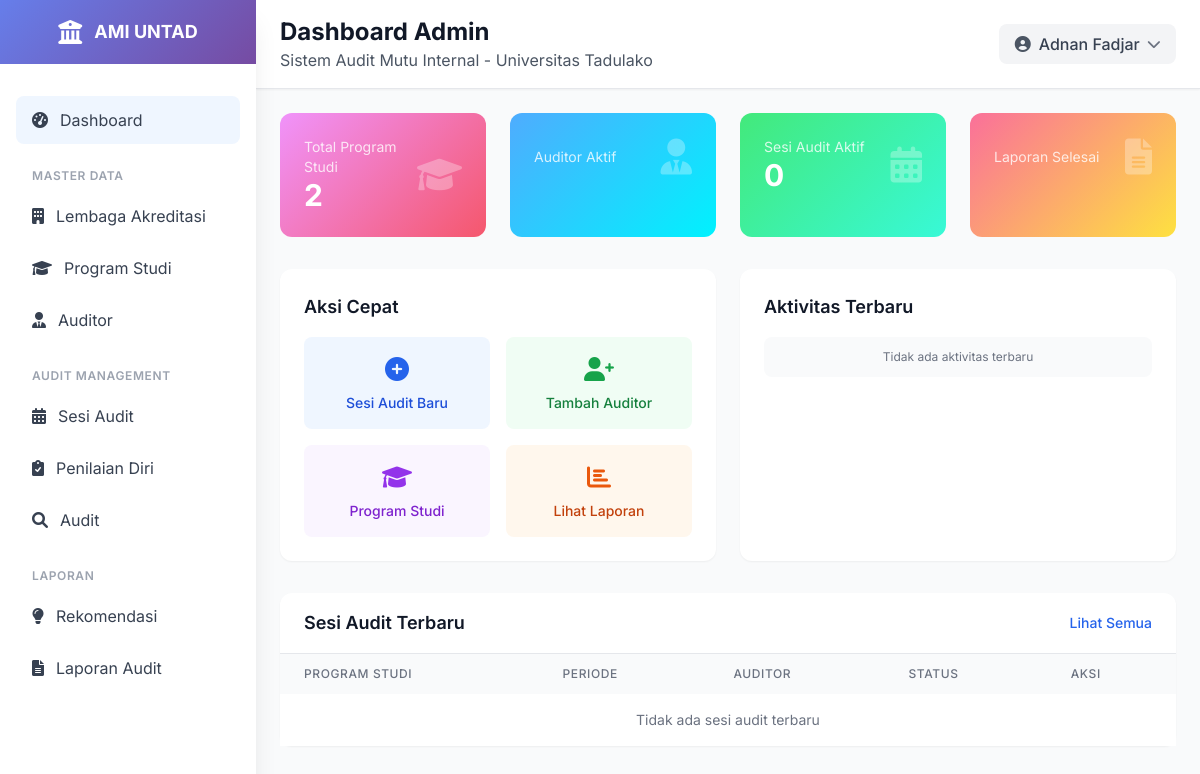
The page / (signed in) on the database as committed earlier.
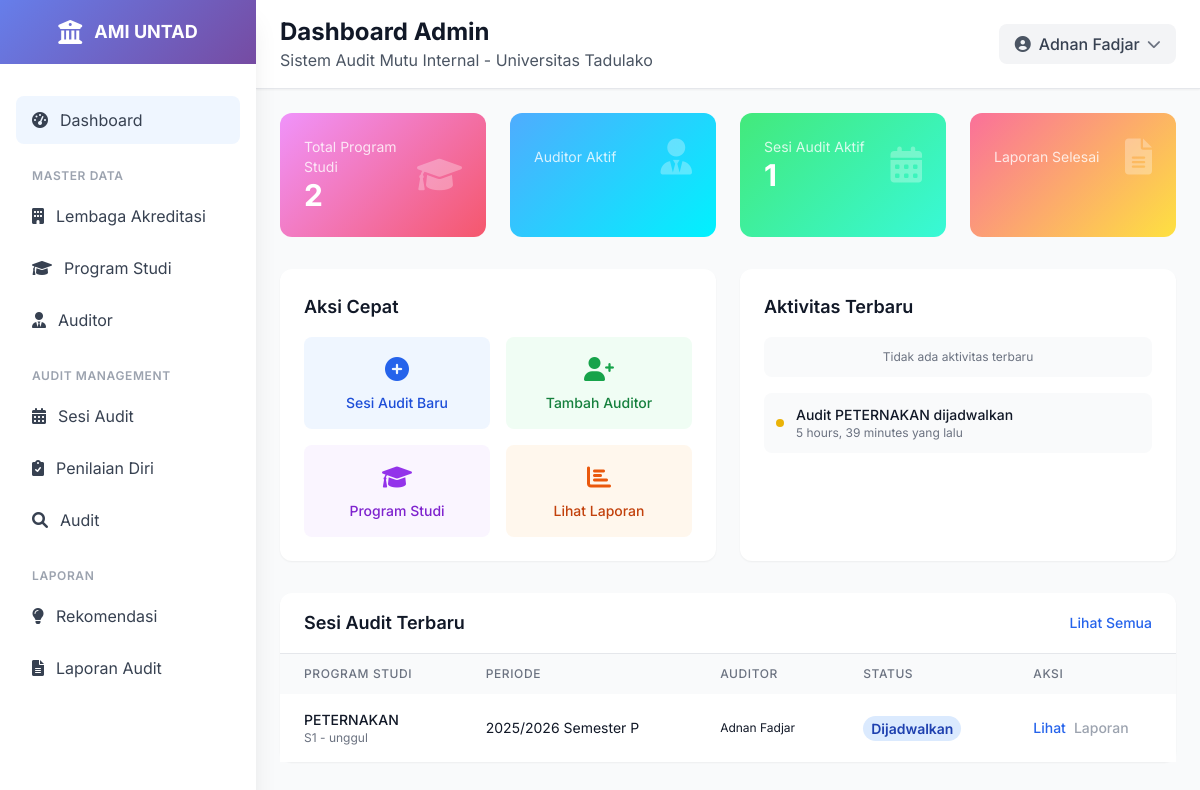
The same page on the database as committed later.
### ami/models.py (models this page shows, shortened)
class AuditSession(models.Model):
    program_studi = models.ForeignKey(ProgramStudi, on_delete=models.CASCADE, related_name='audit_sessions')
    tahun_akademik = models.CharField(max_length=9)  # Contoh: "2023/2024"
    semester = models.CharField(max_length=2, choices=[
        ('G', 'Ganjil'),
        ('P', 'Genap'),
    ])
    tanggal_mulai_penilaian_mandiri = models.DateField(blank=True, null=True)
    tanggal_selesai_penilaian_mandiri = models.DateField(blank=True, null=True)
    tanggal_selesai_penilaian_auditor = models.DateField(blank=True, null=True)
    status = models.CharField(max_length=20, choices=[
        ('DRAFT', 'Draft'),
        ('PENIALAIN MANDIRI', 'Penilaian Mandiri'),
        ('PENIALAIN AUDITOR', 'Penilaian Auditor'),
        ('SELESAI', 'SELESAI'),
    ], default='DRAFT')
    auditor_ketua = models.ForeignKey(Auditor, on_delete=models.SET_NULL, null=True, blank=True, related_name='ketua_audit_sessions')
    auditor_anggota = models.ManyToManyField(Auditor, related_name='anggota_audit_sessions', blank=True)
    class Meta:
        verbose_name = "Sesi Audit"
        verbose_name_plural = "Sesi Audit"
        unique_together = ['program_studi', 'tahun_akademik', 'semester']
        ordering = ['-tanggal_mulai_penilaian_mandiri']

class ProgramStudi(models.Model):
    lembaga_akreditasi = models.ForeignKey(LembagaAkreditasi, on_delete=models.PROTECT, related_name='program_studi')
    kode = models.CharField(max_length=10, unique=True)
    nama = models.CharField(max_length=255)
    fakultas = models.CharField(max_length=200, choices=[
        ('FKIP', 'FKIP'),
        ('FISIP', 'FISIP'),
        ('FEB', 'FEB'),
        ('FAKUM', 'FAKUM'),
        ('FAPERTA', 'FAPERTA'),
        ('FATEK', 'FATEK'),
        ('FMIPA', 'FMIPA'),
        ('FAHUT', 'FAHUT'),
        ('FK', 'FK'),
        ('FAPETKAN', 'FAPETKAN'),
        ('FKM', 'FKM'),
        ('Pascasarjana', 'Pascasarjana'),
    ])
    jenjang = models.CharField(max_length=50, choices=[
        ('D3', 'Diploma 3'),
        ('D4', 'Diploma 4'),
        ('S1', 'Sarjana'),
        ('S2', 'Magister'),
        ('S3', 'Doktor'),
    ])
    akreditasi = models.CharField(max_length=50, blank=True, null=True, choices=[
        ('unggul', 'UNGGUL'),
        ('baik_sekali', 'BAIK SEKALI'),
        ('baik', 'BAIK'),
        ('A', 'A'),
        ('B', 'B'),
        ('C', 'C'),
        ('belum', 'Belum Terakreditasi')
    ] )
    tanggal_akreditasi = models.DateField(blank=True, null=True)
    class Meta:
        verbose_name = "Program Studi"
        verbose_name_plural = "Program Studi"
        ordering = ['kode']

class Auditor(models.Model):
    user = models.OneToOneField(User, on_delete=models.CASCADE)
    nuptk = models.CharField(max_length=20, unique=True)
    nama_lengkap = models.CharField(max_length=255)
    jabatan = models.CharField(max_length=255)
    unit_kerja = models.CharField(max_length=255)
    nomor_registrasi = models.CharField(max_length=50, blank=True, null=True)
    is_auditor_ketua = models.BooleanField(default=False)
    status = models.CharField(max_length=20, choices=[
        ('aktif', 'aktif'),
        ('tidak aktif', 'tidak aktif'),
    ], default='aktif')
    class Meta:
        verbose_name = "Auditor"
        verbose_name_plural = "Auditor"
        ordering = ['nama_lengkap']

### ami/views.py (the view)
# urls.py: path('', views.dashboard, name='dashboard'),
@login_required
def dashboard(request):
    total_program_studi = ProgramStudi.objects.count()
    total_audit_session = AuditSession.objects.count()
    total_penilaian_diri = PenilaianDiri.objects.count()
    total_audit = Audit.objects.count()
    latest_audit_sessions = AuditSession.objects.select_related('program_studi').order_by('-tanggal_mulai_penilaian_mandiri')[:5]
    latest_penilaian_diri = PenilaianDiri.objects.select_related(
        'audit_session', 'audit_session__program_studi', 'elemen'
    ).order_by('-tanggal_penilaian')[:5]
    context = {
        'total_program_studi': total_program_studi,
        'total_audit_session': total_audit_session,
        'total_penilaian_diri': total_penilaian_diri,
        'total_audit': total_audit,
        'latest_audit_sessions': latest_audit_sessions,
        'latest_penilaian_diri': latest_penilaian_diri,
    }
    return render(request, 'ami/dashboard.html', context)

### templates/ami/dashboard.html (shortened to what the changed rows need)
{% extends 'base.html' %}
{% load static %}
{% block page_title %}Dashboard Admin{% endblock %}
{% block content %}
<div class="p-4 lg:p-6">
    <div class="grid grid-cols-1 sm:grid-cols-2 lg:grid-cols-4 gap-4 lg:gap-6 mb-6 lg:mb-8">
        <div class="stats-card-3 rounded-xl p-4 lg:p-6 text-white card-hover transition-all duration-300">
            <div class="flex items-center justify-between">
                <div>
                    <p class="text-white/80 text-xs lg:text-sm">Sesi Audit Aktif</p>
                    <p class="text-2xl lg:text-3xl font-bold">{{ total_audit_session }}</p>
                </div>
            </div>
        </div>
    </div>
    <div class="grid grid-cols-1 lg:grid-cols-2 gap-4 lg:gap-6 mb-6 lg:mb-8">
        <div class="bg-white rounded-xl shadow-sm p-4 lg:p-6 card-hover transition-all duration-300">
            <div class="space-y-4">
                {% for session in latest_audit_sessions %}
                    {% if forloop.counter <= 2 and not latest_penilaian_diri %}
                        <div class="flex items-center space-x-3 p-3 bg-gray-50 rounded-lg">
                            <div class="w-2 h-2 {% if forloop.counter|divisibleby:3 %}bg-green-500{% elif forloop.counter|divisibleby:2 %}bg-blue-500{% else %}bg-yellow-500{% endif %} rounded-full"></div>
                            <div class="flex-1">
                                <p class="text-sm font-medium text-gray-900">
                                    Audit {{ session.program_studi.nama }} {% if session.status == 'selesai' %}selesai{% else %}dijadwalkan{% endif %}
                                </p>
                                <p class="text-xs text-gray-500">
                                    {{ session.tanggal_mulai_penilaian_mandiri|timesince }} yang lalu
                                </p>
                            </div>
                        </div>
                    {% endif %}
                {% endfor %}
            </div>
        </div>
    </div>
    <div class="bg-white rounded-xl shadow-sm card-hover transition-all duration-300">
        <div class="overflow-x-auto">
            <table class="w-full">
                <thead class="bg-gray-50">
                    <tr>
                        <th class="px-3 lg:px-6 py-3 text-left text-xs font-medium text-gray-500 uppercase tracking-wider">Program Studi</th>
                        <th class="px-3 lg:px-6 py-3 text-left text-xs font-medium text-gray-500 uppercase tracking-wider hidden sm:table-cell">Periode</th>
                        <th class="px-3 lg:px-6 py-3 text-left text-xs font-medium text-gray-500 uppercase tracking-wider hidden md:table-cell">Auditor</th>
                        <th class="px-3 lg:px-6 py-3 text-left text-xs font-medium text-gray-500 uppercase tracking-wider">Status</th>
                        <th class="px-3 lg:px-6 py-3 text-left text-xs font-medium text-gray-500 uppercase tracking-wider">Aksi</th>
                    </tr>
                </thead>
                <tbody class="bg-white divide-y divide-gray-200">
                    {% for session in latest_audit_sessions %}
                    <tr class="hover:bg-gray-50 transition-colors">
                        <td class="px-3 lg:px-6 py-4 whitespace-nowrap">
                            <div class="text-xs lg:text-sm font-medium text-gray-900">{{ session.program_studi.nama }}</div>
                            <div class="text-xs text-gray-500">{{ session.program_studi.jenjang }} - {{ session.program_studi.akreditasi }}</div>
                        </td>
                        <td class="px-3 lg:px-6 py-4 whitespace-nowrap text-xs lg:text-sm text-gray-900 hidden sm:table-cell">
                            {{ session.tahun_akademik }} Semester {{ session.semester }}
                        </td>
                        <td class="px-3 lg:px-6 py-4 whitespace-nowrap text-xs lg:text-gray-900 hidden md:table-cell">
                            {% if session.auditor_ketua %}
                                {{ session.auditor_ketua.nama_lengkap }}
                            {% else %}
                                -
                            {% endif %}
                        </td>
                        <td class="px-3 lg:px-6 py-4 whitespace-nowrap">
                            {% if session.status == 'selesai' %}
                                <span class="px-1 py-0.5 lg:px-2 lg:py-1 text-xs lg:text-sm font-semibold rounded-full bg-green-100 text-green-800">Selesai</span>
                            {% elif session.status == 'berlangsung' %}
                                <span class="px-1 py-0.5 lg:px-2 lg:py-1 text-xs lg:text-sm font-semibold rounded-full bg-yellow-100 text-yellow-800">Berlangsung</span>
                            {% else %}
                                <span class="px-1 py-0.5 lg:px-2 lg:py-1 text-xs lg:text-sm font-semibold rounded-full bg-blue-100 text-blue-800">Dijadwalkan</span>
                            {% endif %}
                        </td>
                        <td class="px-3 lg:px-6 py-4 whitespace-nowrap text-xs lg:text-sm font-medium">
                            <div class="flex flex-wrap gap-2">
                                <a href="{% url 'ami:audit_session_detail' session.id %}" class="text-blue-600 hover:text-blue-900">Lihat</a>
                                {% if session.status == 'selesai' %}
                                    <a href="{% url 'ami:laporan_audit' session.id %}" class="text-green-600 hover:text-green-900">Laporan</a>
                                {% else %}
                                    <span class="text-gray-400 cursor-not-allowed">Laporan</span>
                                {% endif %}
                            </div>
                        </td>
                    </tr>
                    {% empty %}
                    <tr>
                        <td colspan="5" class="px-4 lg:px-6 py-4 text-center text-gray-500 text-sm">Tidak ada sesi audit terbaru</td>
                    </tr>
                    {% endfor %}
                </tbody>
            </table>
        </div>
    </div>
</div>
{% endblock %}

Rows that differ between the two databases and show on the page:
added AuditSession: program_studi.nama "PETERNAKAN", status "dijadwalkan", tanggal_mulai_penilaian_mandiri "5 hours, 39 minutes", program_studi.jenjang "S1", program_studi.akreditasi "unggul", tahun_akademik "2025/2026", semester "P", auditor_ketua.nama_lengkap "Adnan Fadjar"
Other text that changed with them:
{{ total_audit_session }}: "0" → "1"
text no longer shown: "Tidak ada sesi audit terbaru"
